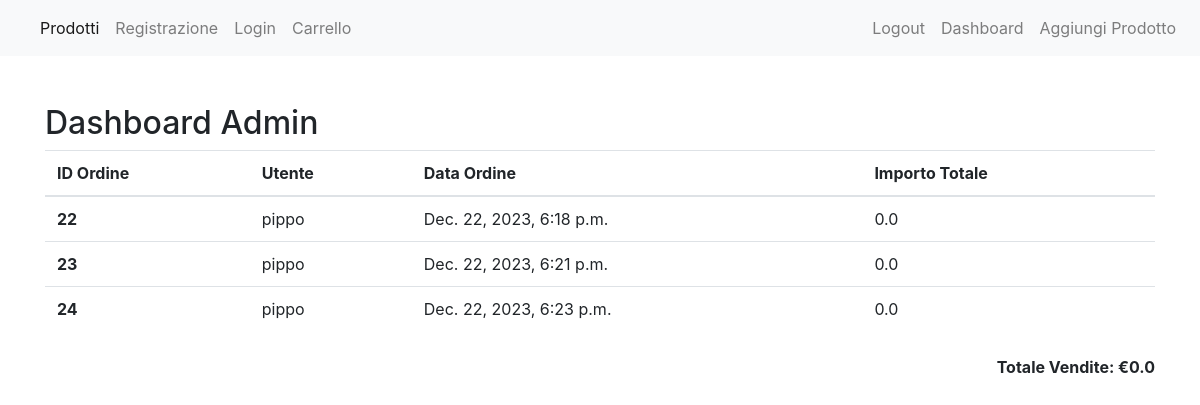
Before: /dashboard/ (signed in) with the older database file.
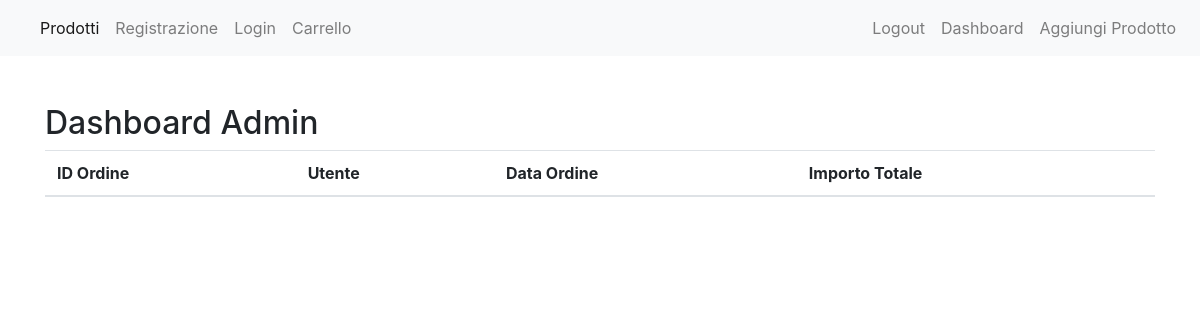
After: the same page with the newer database file.
### StoreManager/models.py (models this page shows, shortened)
class Ordine(models.Model):
    utente = models.ForeignKey(Utente, on_delete=models.CASCADE)
    data_ordine = models.DateTimeField(auto_now_add=True)
    importo_totale = models.FloatField(default=0.0)

class Utente(models.Model):
    username = models.CharField(max_length=100)
    nome = models.CharField(max_length=100)
    cognome = models.CharField(max_length=100)
    telefono = models.CharField(max_length=100)
    email = models.EmailField(max_length=100, primary_key=True)
    password = models.CharField(max_length=30)

### StoreManager/views.py (the view)
# urls.py: path("dashboard/", views.dashboard, name="dashboard"),
@user_passes_test(is_admin, login_url='login')
def dashboard(request):
    ordini = Ordine.objects.all()
    total_sales = sum(ordine.importo_totale for ordine in ordini)
    return render(request, './StoreManager/dashboard.html', {'ordini': ordini, 'total_sales': total_sales})

### StoreManager/views.py (called while the page is built)
def is_admin(user):
    return user.is_authenticated and user.is_staff

### StoreManager/templates/StoreManager/dashboard.html
{% extends './base.html' %}
{% block main %}
  <div class="container mt-5">
    <h2>Dashboard Admin</h2>
    <table class="table">
      <thead>
        <tr>
          <th scope="col">ID Ordine</th>
          <th scope="col">Utente</th>
          <th scope="col">Data Ordine</th>
          <th scope="col">Importo Totale</th>
        </tr>
      </thead>
      <tbody>
        {% for ordine in ordini %}
          <tr>
            <th scope="row">{{ ordine.id }}</th>
            <td>{{ ordine.utente.username }}</td>
            <td>{{ ordine.data_ordine }}</td>
            <td>{{ ordine.importo_totale }}</td>
          </tr>
        {% endfor %}
      </tbody>
    </table>
    {% if ordini %}
      <div class="d-flex justify-content-end mt-4">
        <p class="font-weight-bold">Totale Vendite: €{{ total_sales }}</p>
      </div>
    {% endif %}
  </div>
{% endblock %}

Changed rows visible on the page:
removed Ordine: id "22", utente.username "pippo", data_ordine "Dec. 22, 2023, 6:18 p.m.", importo_totale "0.0"
removed Ordine: id "23", utente.username "pippo", data_ordine "Dec. 22, 2023, 6:21 p.m.", importo_totale "0.0"
removed Ordine: id "24", utente.username "pippo", data_ordine "Dec. 22, 2023, 6:23 p.m.", importo_totale "0.0"
Other visible differences:
{{ total_sales }}: "0.0" → (not shown)
text no longer shown: "Totale Vendite: €"
